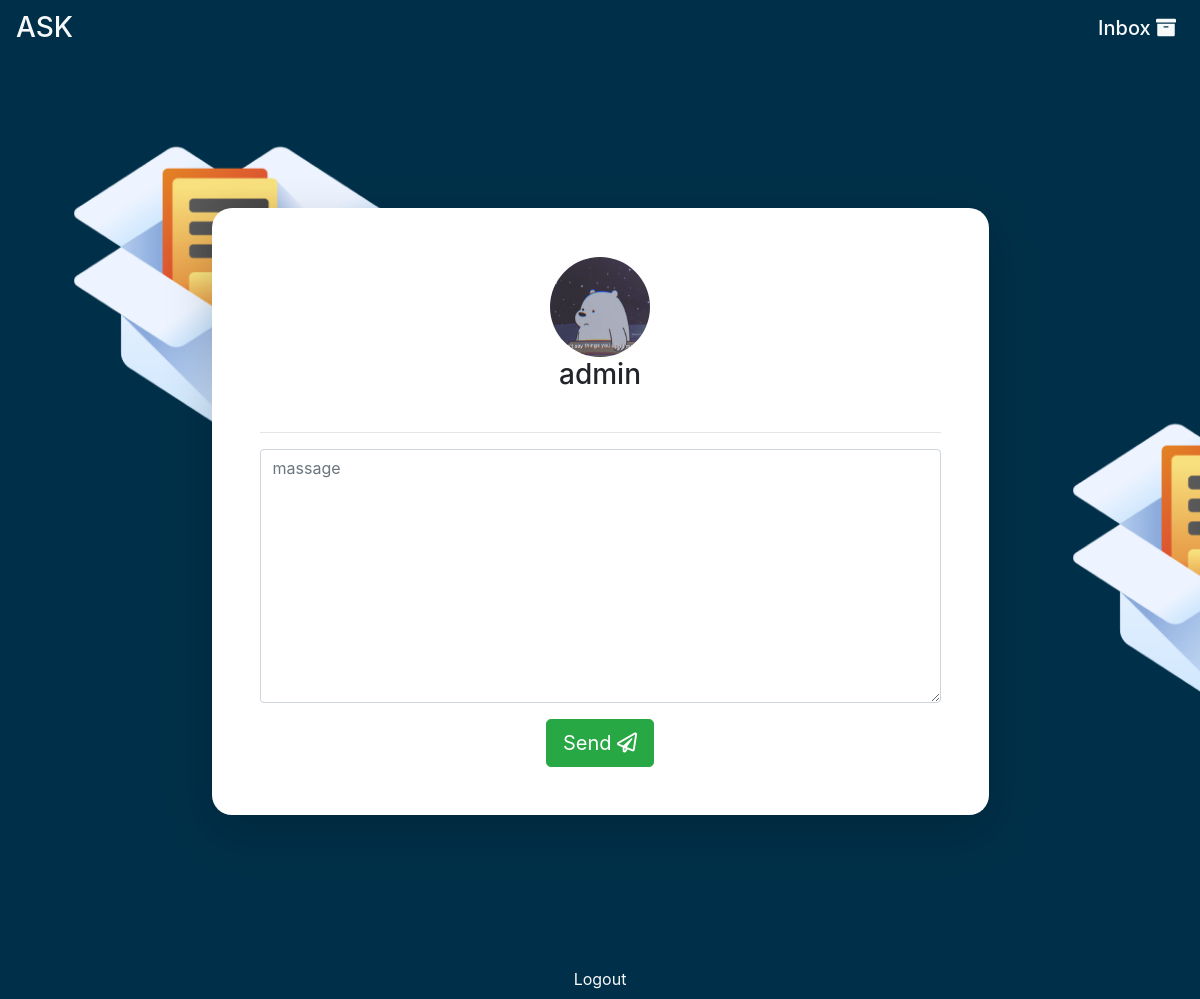
The app's page /profile/admin (signed in) with its own data.
### user/models.py (models this page shows, shortened)
class Profile(models.Model):
    userpro=models.OneToOneField(User,on_delete=models.CASCADE)
    profile_img=models.ImageField(upload_to='profileImage',default='profileImage/userAvatar.png')
    bio=models.CharField(max_length=50,null=True,blank=True)
    slug=models.SlugField(blank=True, null=True)

### user/views.py (the view, shortened to what this page needs)
# urls.py: path('profile/<slug:slug>',views.profile,name='profile'),
def profile(request,slug):
   getprofile=get_object_or_404(Profile,slug=slug)
   form=NewMessage()
   formupdate=ProfileUpdate()
   if request.method=='POST':
      formupdate=ProfileUpdate(request.POST,request.FILES,instance=request.user.profile)
      if formupdate.is_valid():
         formupdate.save()
   context={
      'title':'profile',
      'getprofile':getprofile,
      'form':form,
      'formupdate':formupdate,
   }
   return render(request,'user/profile.html',context)
   pass

### user/forms.py
class NewMessage(forms.ModelForm):
    class Meta:
        model=Message
        fields=('messages',)
    messages=forms.CharField(
        widget=forms.Textarea(attrs={'class':'form-control','row':'3','placeholder':'massage'})
    )
    pass

class ProfileUpdate(forms.ModelForm):
    class Meta:
        model=Profile
        fields=('profile_img','bio')
    pass

### user/templates/user/profile.html (shortened to what this page needs)
{% extends 'ask/index.html' %}
{% load static %}
{% load crispy_forms_tags %}
{% block content %}
<body class="index">
	<nav class="navbar navbar-expand-lg navbar-light bg-darkNew  ">
		<h3 class="text-light">ASK</h3>
		<ul class="navbar-nav  ml-auto ">
			{% if user.is_authenticated %}
			<li class="nav-item ">
				<h5>
					<a class="nav-link text-light p-2" href="{% url 'inbox' request.user.id %}">
						Inbox
						<i class="fas fa-archive"></i>
					</a>
				</h5>
			</li>
			{% endif %}
		</ul>
	</nav>
	<div class="container">
		<div class="row">
			<div class="col-12 d-flex flex-column align-items-center">
				<div class="form-content-massage shadow-lg p-5  ">
					<div class="d-flex flex-column align-items-center">
						<button class='update' style="border: none; background:none ;">
							<img src="{{getprofile.profile_img.url}} " width="100" height="100" class="rounded-circle">
						</button>
						<h3 class="text-center mb-4">{{getprofile.userpro.username}}</h3>
					</div>
					<hr>
					<form method="post">
						<div class="form-group">
							{{form.messages}}
						</div>
						<div class="d-flex flex-column align-items-center">
							<button type="submit" class="btn btn-success btn-lg ">
								Send
								<i class="far fa-paper-plane"></i>
							</button>
						</div>
					</form>
				</div>
				{% if user.is_authenticated %}
				<a class="nav-link text-light p-2" href="{% url 'logout' %}">Logout</a>
				{% endif %}
			</div>
		</div>
	</div>
</body>
</html>
{% endblock content %}

### ask/static/ask/css/main.css (style rules this page uses)
.index { background-image: url('../image/backgroundindex.png'); background-size: cover; }
.bg-darkNew { background-color: #003049; }
.form-content-massage { background: #fff; border-radius: 20px; width: 70%; margin: 9em auto; }

### records on screen
Profile: profile_img (picture), userpro.username "admin"
